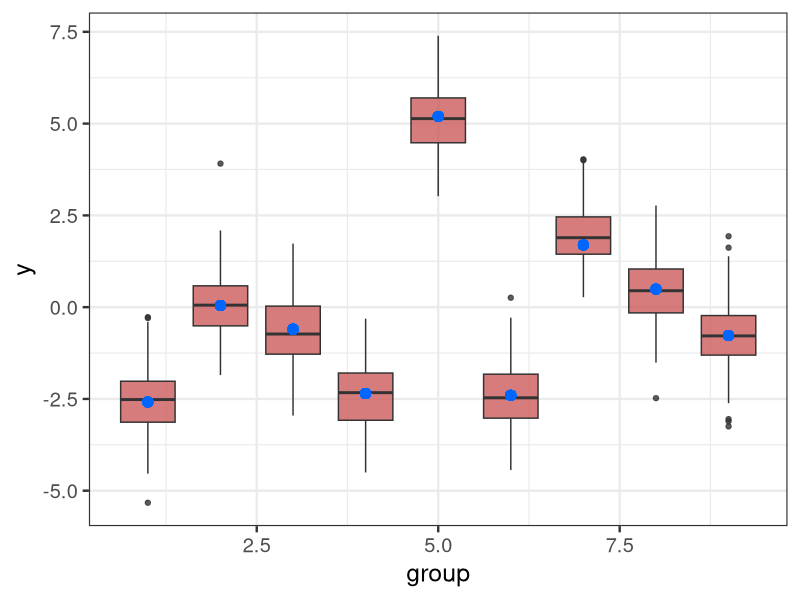
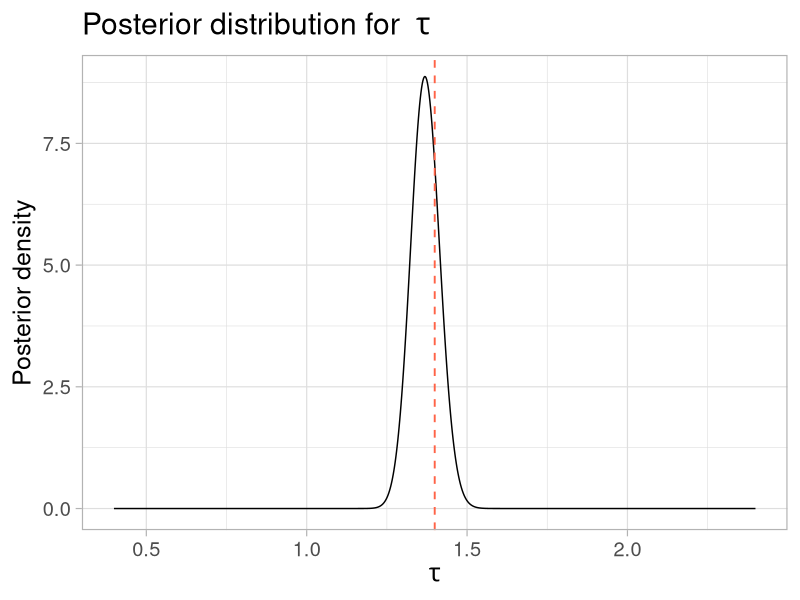

Here is the R script that generated these plots, in order: (Note: this script raises an error after producing the figures.)
# Header ------------------------------------------------------------
# Fitting a hierarchical linear model to the 'repeated' data 
# Bruna Wundervald

# Some boiler plate code to clear the workspace, and load in required packages
rm(list = ls()) # Clear the workspace
library(tidyverse)

# Maths --------------------------------------------------------------

# Description of the Bayesian model fitted in this file
# Notation:
# y_{ij} = response variable for observation i = 1,...,n_j 
# in group j = 1,..,M.
# N = total number of observation = sum_j(n_j)
# mu_j = mean for each group j
# mu = mean for mu_j 
# tau = inverse variance of y_ij
# k = multiplication factor for the variance of mu_j 

# Likelihood:
# y_{ij} ~ N(mu_j, tau^{-1})
# Priors
# mu_j ~ N(mu, k(tau^{-1}))
# mu ~ N(0, tau_mu) 
# tau ~ Gamma(alpha, beta)
# alpha = 0.5, beta = 1, alpha = 0.2, beta = 1

# Simulate data -----------------------------------------------------
alpha = 0.5; beta = 1; mu_mu = 0; k = 2.5

# Set the seed so this is repeatable
set.seed(2023)
# Some R code to simulate data from the above model
M = 9 # Number of groups
tau = rgamma(n = 1, 1/alpha, beta)
tau_mu = k*tau 
mu_main = rnorm(n = 1, mu_mu, sd = sqrt(tau_mu))
mu_j = rnorm(n = M, mu_main, sd = k * (1/tau))

nj = sample(50:300, M, replace = TRUE) # Set the number of obs in each group between 5 and 10
N = sum(nj)
group = rep(1:M, times = nj)
mu = rep(mu_j, nj)
y = rnorm(N, mean = mu, sd = sqrt(1/tau))

data.frame(y = y, group = group, 
           muj = mu) %>% 
  ggplot(aes(y = y, x = group, group = group)) +
  geom_boxplot(fill = "#CD5C5C", alpha = 0.8) +
  geom_point(aes(y = mu), colour = '#0066ff', size = 3) +
  theme_bw(18)
# ggsave(file = "book2/img/boxplot.png")

data.frame(y = y, group = group, muj = mu) %>% 
  group_by(group) %>% 
  summarise(var = var(y), 
            mean = mean(y)) %>% 
  mutate(muj = mu_j)

# Useful functions --------------------------------------------------
# Posteriors --- 
posteriors <- function(params, tau_p = NULL, 
                       mu_j_p = NULL,
                       mu_p = NULL){
  N <- params$N
  k <- params$k
  nj <- params$nj
  beta <- params$beta
  alpha <- params$alpha
  group <- params$group
  mu_j <- params$mu_j
  tau <- params$tau
  tau_mu <- params$tau_mu
  mu_main <- params$mu_main
  y <- params$y
  m <-  length(mu_j)
  
  if(!is.null(tau_p)){
  #alpha_tau <- (N + m)/2 + alpha
    alpha_tau <- N/2 + alpha
  term_mu <- c()
  term_mu_j <- c()
  for(j in unique(group)){
    y_j <- y[group == j]
    term_mu[j] <- sum((y_j - mu_j[j])^2)
    term_mu_j[j] <- (mu_j[j] - mu_main)^2
  }
  
  
  beta_tau <- sum(term_mu)/2 + beta + sum(term_mu_j)/(2 *k)
  alpha_tau/beta_tau
  
  post <- dgamma(tau_p, alpha_tau, beta_tau)
  }
  
  
  if(!is.null(mu_j_p)){
    mu_j_p <-  rep(mu_j_p, length(nj))
    mean_mu <- c()
    var_mu <- c()

    for(j in unique(group)){
      y_bar_j <- mean(y[group == j]) 
      #mean_mu[j] <- tau * ((mu_main/k) +  y_bar_j * nj[j])/(nj[j] + 1/k)
      mean_mu[j] <- ((mu_main/k) +  y_bar_j * nj[j])/(nj[j] + 1/k)
      var_mu[j] <- (1/(nj[j] + 1/k))* tau
    }
    post <- dnorm(mu_j_p, mean = mean_mu, sd = sqrt(var_mu))
  } 
  
  if(!is.null(mu_p)){
    mean_mu <- (tau/k) * mean(mu_j) * m / (tau_mu + (tau/k)*m)
    #mean_mu <- ((1/k) * mean(mu_j))/ (tau_mu + (tau/k)*m)
    var_mu <- (tau_mu + (tau/k)*m)^(-1)
    post <- dnorm(mu_p, mean = mean_mu, sd = sqrt(var_mu))
  } 
  
  return(list(post = post))
  
}

# psi <- (k + diag(N))
# det_psi <- det(psi)
# in_psi <- solve(psi)

params <- list(
  N = N, mu_j  = mu_j, y = y, 
  group = group, beta = beta, 
  alpha = alpha, tau = tau, 
  tau_mu = tau_mu, 
  nj = nj,
  mu_main = mu_main, k = k
  # det_psi = det_psi,
  # in_psi = in_psi, 
  # psi = psi
)


df <- data.frame(
  taus = seq(tau - 1, tau + 1, length.out = 1000), 
  mu = seq(min(mu_j) - 1, max(mu_j) + 1, length.out = 1000)) %>% 
  dplyr::rowwise() %>% 
  dplyr::mutate(
    density_tau = posteriors(tau_p = taus, params = params),
    density_mu = posteriors(mu_j_p = mu, params = params),
    density_mu_main = posteriors(mu_p = mu, params = params))

df %>% 
  ggplot(aes(x = taus, y = unlist(density_tau))) +
  geom_line() +
  theme_light(18) +
  geom_vline(xintercept = tau, linetype = 2, 
             colour = 'tomato', size = 0.65) +
  scale_x_continuous(breaks = scales::pretty_breaks(n = 7)) +
  labs(x = expression(tau), y = "Posterior density", 
       title = expression("Posterior distribution for "~tau))
# ggsave(file = "book2/img/post_tau.png")

df$density_mu %>% 
  map_df(as_tibble) %>%
  mutate(ind_mu = rep(1:length(nj), times = 1000), 
         mu = rep(df$mu, each = M)
  ) %>% 
  ungroup() %>% 
  group_by(ind_mu) %>% 
  filter(value == max(value)) %>% 
  ungroup() %>% 
  arrange(ind_mu) %>% 
  mutate(mu_j = mu_j) %>% 
  write.table("book2/mus.txt")

mu_lims <- mu_j %>% 
  map(~seq(.x -  0.3 * sqrt(k * (1/tau)), 
           .x + 0.3 * sqrt(k * (1/tau)) , length.out = 1000)) %>% 
  unlist()

df$density_mu %>% 
  map_df(as_tibble) %>% 
  mutate(ind_mu = rep(1:length(nj), 1000), 
         mu = rep(df$mu, each = M)) %>% 
  arrange(ind_mu) %>% 
  mutate(mu_lims = mu_lims) %>% 
  group_by(ind_mu) %>% 
  mutate(mu_min =  min(mu_lims), mu_max = max(mu_lims)) %>% 
  ungroup() %>% 
  filter(mu >= mu_min & mu <= mu_max) %>% 
  ggplot(aes(x = mu, y = value)) +
  geom_line() +
  theme_light(18) +
  facet_wrap(~ind_mu, scales = 'free') +
  geom_vline(data = data.frame(mu_j = mu_j, 
                               ind_mu = 1:M),
             aes(xintercept = mu_j), linetype = 2, 
             colour = 'tomato', size = 0.65) +
  scale_x_continuous(breaks = scales::pretty_breaks(n = 5)) +
  theme(axis.text.x = element_text(size = 12)) +
  labs(x = expression(mu[j]), y = "Posterior density",
       title = expression("Posterior distributions for "~mu[j]))
# ggsave(file = "book2/img/post_mu_j.png")

df %>% 
  ggplot(aes(x = mu, y = unlist(density_mu_main))) +
  geom_line() +
  theme_light(18) +
  geom_vline(xintercept = mu_main, linetype = 2, 
             colour = 'tomato', size = 0.65) +
  scale_x_continuous(breaks = scales::pretty_breaks(n = 7)) +
  xlim(-3, 3) +
  labs(x = expression(mu), y = "Posterior density",
       title = expression("Posterior distribution for "~mu))
# ggsave(file = "book2/img/post_mu.png")

# Now using a smaller k ---------------------- 
alpha = 0.5; beta = 1; mu_mu = 0; k = 0.5

# Set the seed so this is repeatable
set.seed(2023)
# Some R code to simulate data from the above model
M = 9 # Number of groups
tau = rgamma(n = 1, 1/alpha, beta)
tau_mu = k * tau
mu_main = rnorm(n = 1, mu_mu, sd = sqrt(tau_mu))
mu_j = rnorm(n = M, mu_main, sd = k * (1/tau))

nj = sample(100:300, M, replace = TRUE) # Set the number of obs in each group between 5 and 10
N = sum(nj)
group = rep(1:M, times = nj)
mu = rep(mu_j, nj)
y = rnorm(N, mean = mu, sd = sqrt(1/tau))

data.frame(y = y, group = group, 
           muj = mu) %>% 
  ggplot(aes(y = y, x = group, group = group)) +
  geom_boxplot(fill = "#CD5C5C", alpha = 0.8) +
  geom_point(aes(y = mu), colour = '#0066ff', size = 3) +
  theme_bw(18)
#ggsave(file = "book2/img/boxplot_sm.png")

data.frame(y = y, group = group, muj = mu) %>% 
  group_by(group) %>% 
  summarise(var = var(y), 
            mean = mean(y)) %>% 
  mutate(muj = mu_j)

params <- list(
  N = N, mu_j  = mu_j, y = y, 
  group = group, beta = beta, 
  alpha = alpha, tau = tau, 
  nj = nj, 
  tau_mu = tau_mu, 
  mu_main = mu_main, k = k
)

df <- data.frame(
  taus = seq(tau - 1, tau + 1, length.out = 1000), 
  mu = seq(min(mu_j) - 1, max(mu_j) + 1, length.out = 1000)) %>% 
  dplyr::rowwise() %>% 
  dplyr::mutate(
    density_tau = posteriors(tau_p = taus, params = params),
    density_mu = posteriors(mu_j_p = mu, params = params),
    density_mu_main = posteriors(mu_p = mu, params = params))

df %>% 
  ggplot(aes(x = taus, y = unlist(density_tau))) +
  geom_line() +
  theme_light(18) +
  geom_vline(xintercept = tau, linetype = 2, 
             colour = 'tomato', size = 0.65) +
  scale_x_continuous(breaks = scales::pretty_breaks(n = 7)) +
  labs(x = expression(tau), y = "Posterior density", 
       title = expression("Posterior distribution for "~tau))
#ggsave(file = "book2/img/post_tau_ms.png")

df$density_mu %>% 
  map_df(as_tibble) %>%
  mutate(ind_mu = rep(1:length(nj), times = 1000), 
         mu = rep(df$mu, each = M)
  ) %>% 
  ungroup() %>% 
  group_by(ind_mu) %>% 
  filter(value == max(value)) %>% 
  ungroup() %>% 
  arrange(ind_mu) %>% 
  mutate(mu_j = mu_j) %>% 
  write.table("book2/mus_ms.txt")


mu_lims <- mu_j %>% 
  map(~seq(.x -  0.5 * sqrt(k * (1/tau)), 
           .x + 0.5 * sqrt(k * (1/tau)) , length.out = 1000)) %>% 
  unlist()

df$density_mu %>% 
  map_df(as_tibble) %>% 
  mutate(ind_mu = rep(1:length(nj), 1000), 
         mu = rep(df$mu, each = M)) %>% 
  arrange(ind_mu) %>% 
  mutate(mu_lims = mu_lims) %>% 
  group_by(ind_mu) %>% 
  mutate(mu_min =  min(mu_lims), mu_max = max(mu_lims)) %>% 
  ungroup() %>% 
  filter(mu >= mu_min & mu <= mu_max) %>% 
  ggplot(aes(x = mu, y = value)) +
  geom_line() +
  theme_light(18) +
  facet_wrap(~ind_mu, scales = 'free') +
  geom_vline(data = data.frame(mu_j = mu_j, 
                               ind_mu = 1:M),
             aes(xintercept = mu_j), linetype = 2, 
             colour = 'tomato', size = 0.65) +
  scale_x_continuous(breaks = scales::pretty_breaks(n = 5)) +
  theme(axis.text.x = element_text(size = 12)) +
  labs(x = expression(mu[j]), y = "Posterior density",
       title = expression("Posterior distributions for "~mu[j]))
#ggsave(file = "book2/img/post_mu_j_ms.png")

df %>% 
  ggplot(aes(x = mu, y = unlist(density_mu_main))) +
  geom_line() +
  theme_light(18) +
  geom_vline(xintercept = mu_main, linetype = 2, 
             colour = 'tomato', size = 0.65) +
  scale_x_continuous(breaks = scales::pretty_breaks(n = 7)) +
  xlim(-2, 2) +
  labs(x = expression(mu), y = "Posterior density",
       title = expression("Posterior distribution for "~mu))
# ggsave(file = "book2/img/post_mu_ms.png")

# Plot data densities using posteriors -----
# map_mu_j <- df$density_mu %>% 
#   map_df(as_tibble) %>% 
#   mutate(ind_mu = rep(1:length(nj), 1000), 
#          mu = rep(df$mu, each = M)) %>% 
#   group_by(ind_mu) %>% 
#   filter(value == max(value)) %>% 
#   arrange(ind_mu)
# 
# map_tau <- data.frame(value = df$density_tau %>%
#   unlist(), 
#   tau = df$taus) %>% 
#   filter(value == max(value))
# 
# map_mu <- data.frame(value = df$density_mu %>%
#                         unlist(), 
#                       mu = df$mu) %>% 
#   filter(value == max(value))
#   
